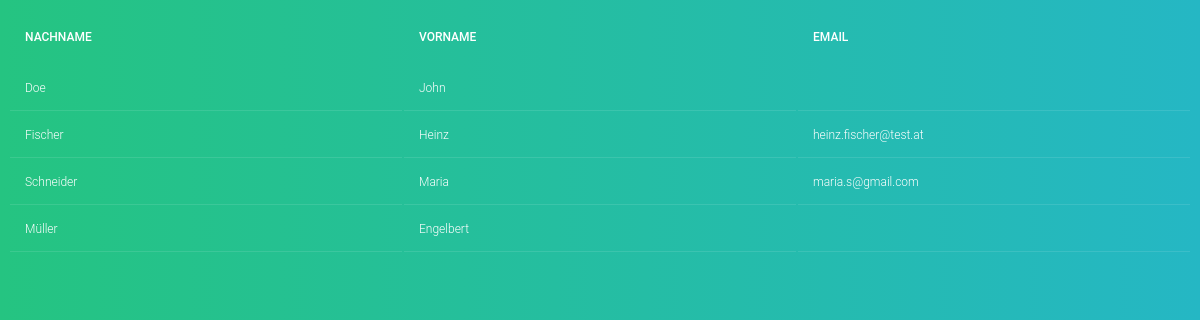
Screenshot of /kundentest.php with the database file from the repository.
### tables this page shows
CREATE TABLE `tbl_kunden` (
  `IDKunde` int(10) UNSIGNED NOT NULL,
  `Vorname` varchar(32) NOT NULL,
  `Nachname` varchar(32) NOT NULL,
  `Adresse` varchar(32) NOT NULL,
  `PLZ` smallint(4) UNSIGNED NOT NULL,
  `Ort` varchar(64) NOT NULL,
  `Telno` varchar(32) NOT NULL,
  `Email` varchar(64) DEFAULT NULL
);

### kundentest.php (the view, shortened to what this page needs)
<?php
    require("includes/dbh.inc.php");
?>
<!DOCTYPE html>
<html lang="de">
<head>
    <link rel="stylesheet" href="style.css">
</head>
<body>
    <?php
        $sql = "
            SELECT *
            FROM tbl_kunden
        ";
        $kundenliste = $conn->query($sql) or die("Fehler bei der DB Anfrage");
        echo'<table>
            <th>Nachname</th>
            <th>Vorname</th>
            <th>Email</th>
        ';
        while ($kunde = $kundenliste->fetch_Object()) {
            echo'
                <tr>
                    <td>'. $kunde->Nachname .'</td>
                    <td>'. $kunde->Vorname .'</td>
                    <td>'. $kunde->Email .'</td>
                </tr>
            ';
        }
        echo'</table>';
    ?>
</body>
</html>

### style.css (style rules this page uses)
table { width:100%; table-layout: fixed; }
th { padding: 20px 15px; text-align: left; font-weight: 500; font-size: 12px; color: #fff; text-transform: uppercase; }
td { padding: 15px; text-align: left; vertical-align:middle; font-weight: 300; font-size: 12px; color: #fff; border-bottom: solid 1px rgba(255,255,255,0.1); }
body { background: -webkit-linear-gradient(left, #25c481, #25b7c4); background: linear-gradient(to right, #25c481, #25b7c4); font-family: 'Roboto', sans-serif; }

### rows the page displays
tbl_kunden: Nachname "Doe", Vorname "John"
tbl_kunden: Nachname "Fischer", Vorname "Heinz", Email "heinz.fischer@test.at"
tbl_kunden: Nachname "Schneider", Vorname "Maria", Email "maria.s@gmail.com"
tbl_kunden: Nachname "Müller", Vorname "Engelbert"
